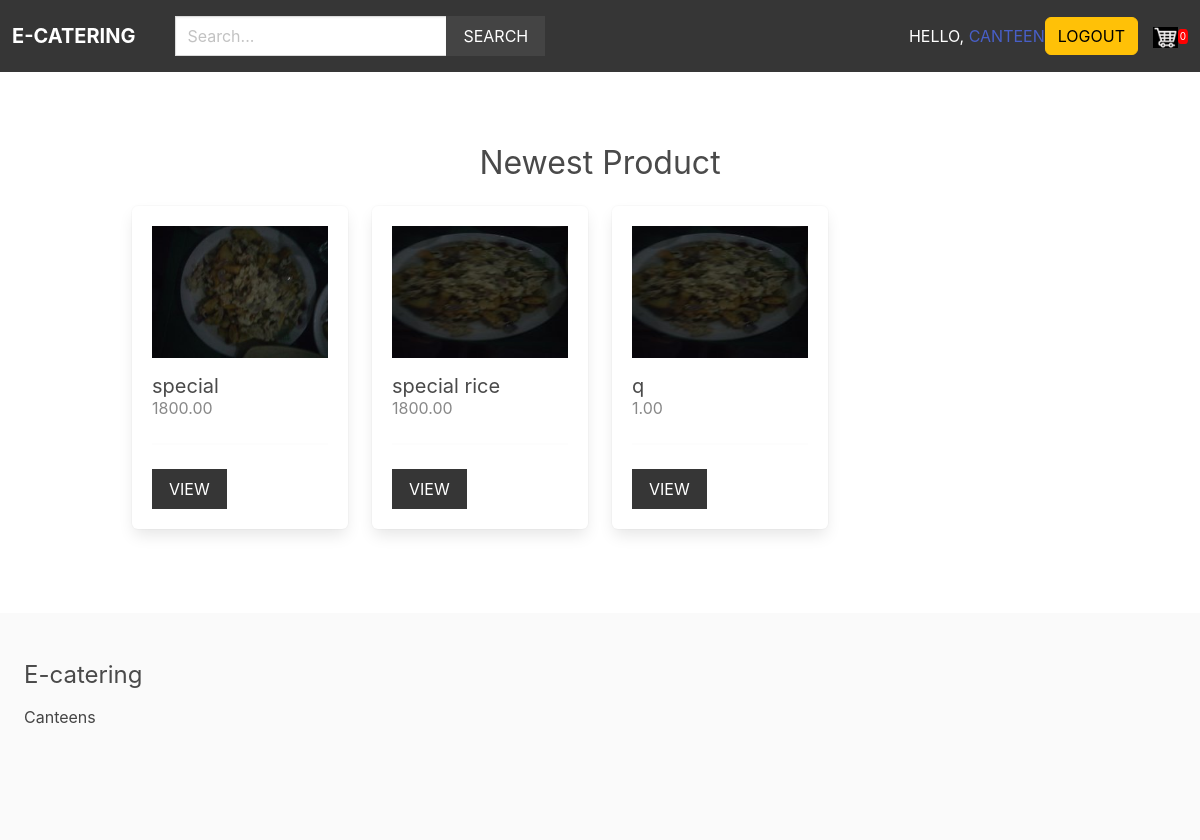
Screenshot of / (signed in) with the database file from the repository.
### apps/product/models.py (models this page shows, shortened)
class Product(models.Model):
    category = models.ForeignKey(Category, related_name='products', on_delete=models.CASCADE)
    canteen = models.ForeignKey(Canteen , related_name='products', on_delete=models.CASCADE)
    title = models.CharField(max_length=250)
    slug = models.SlugField(max_length=250)
    description = models.TextField(null=True, blank=True)
    price = models.DecimalField(max_digits=6, decimal_places=2)
    date_added = models.DateTimeField(auto_now_add=True)
    image = models.ImageField(upload_to='uploads/', blank=True, null=True)
    thumbnail = models.ImageField(upload_to='uploads/', blank=True, null=True)
    class Meta:
        ordering = ['-date_added']
    def get_thumbnail(self):
        if self.thumbnail:
            return self.thumbnail.url

### apps/core/views.py (the view)
# urls.py: path('', views.frontpage, name='frontpage'),
@login_required(login_url='logins')
def frontpage(request):
    newest_products = Product.objects.all()[0:8]
    return render(request, 'core/frontpage.html', {'newest_products': newest_products})

### apps/cart/cart.py (called while the page is built)
    def __len__(self):
        return sum(item['quantity'] for item in self.cart.values())

### apps/cart/context_processors.py (called while the page is built)
def cart(request):
    return {'cart': Cart(request)}

### apps/product/context_processors.py (called while the page is built)
def menu_categories(request):
    categories = Category.objects.all()
    return {'menu_categories': categories}

### apps/core/templates/core/frontpage.html (shortened to what this page needs)
{% extends 'core/index.html' %}
{% block content %}
    <div class = "columns is-multiline mb-5" >
        <div class = "column is-12 has-text-centered mt-5 mt-5" >
            <h2 class = "is-size-3"> Newest Product </h2>
        </div>
        {% for product in newest_products %}
            {% include 'product/parts/list_item.html' %}
        {% endfor %}
    </div>
{% endblock %}

### apps/core/templates/core/index.html (shortened to what this page needs)
{% load static %}
<!DOCTYPE html>
<html lang="en">
    <head>
        <link href="https://cdn.jsdelivr.net/npm/bootstrap@5.2.0-beta1/dist/css/bootstrap.min.css" rel="stylesheet">
        <link rel="stylesheet" href="https://cdn.jsdelivr.net/npm/bulma@0.9.1/css/bulma.min.css">
        <link rel="stylesheet" href="{% static 'styles/main.css' %}">
    </head>
    <body>
        {% if user.is_authenticated %}
            <nav class="navbar is-dark">
                <div class="navbar-brand">
                    <a href="/" class="navbar-item"><strong>E-catering</strong></a>
                </div>
                <div class="navbar-menu" id="main-navbar">
                    <div class="navbar-start">
                        <div class="navbar-item">
                            <form method="get" action="{% url 'search' %}">
                                <div class="field has-addons">
                                    <div class="control">
                                        <input type="text" class="input" placeholder="Search..." name="query">
                                    </div>
                                    <div class="control">
                                        <button class="button is-dark is-uppercase">Search</button>
                                    </div>
                                </div>
                            </form>
                        </div>
                    </div>
                    <div class="navbar-end">
                    <div class="navbar-item">
                        <span class="hell0-msg"> Hello, <a href="{% url 'uses' %}"> {{ request.user }} </a> </span>
                        <span><a href="{% url 'logouts' %}" class="btn btn-warning">Logout</a></span>
                        <a href="{% url 'cart' %}">
                          <img id="cart-icon" src="{% static 'images/cart.png' %}">
                        </a>
                        <p id="cart-total">{% if cart %}{{ cart | length }} {% else %} 0 {% endif %}</p>
                    </div>
                    </div>
                </div>
            </nav>
        {% endif %}
        <section class="section">
            <div class="container">
                {% block content %}
                {% endblock %}
            </div>
        </section>
        <footer class="footer">
            <h3 class="is-size-4 mb-4"> E-catering</h3>
            <a href="{% url 'canteens' %}"> Canteens</a>
        </footer>
    </body>
</html>

### apps/product/templates/product/parts/list_item.html (shortened to what this page needs)
{% if user.is_authenticated %}
    <div class="column is-3 product-list-item">
        <div class="box">
            <figure class="image is-4by3 mb-4">
                <img src="{{ product.get_thumbnail }}">
            </figure>
            <h2 class="subtitle">{{ product.title }}</h2>
            <h3 class="price is-size-6 mb-4">{{ product.price }}</h3>
            <hr>
            <a href="{% url 'product' product.category.slug product.slug %}" class="button is-dark is-uppercase">View</a>
        </div>
    </div>
{% endif %}

### static/styles/main.css (style rules this page uses)
.navbar { text-transform: uppercase; }
.navbar .is-dark { background: #444; }
.footer a { margin-bottom: 15px; display: inline-block; color: #444; }
.input, .button { border-radius: 0; }
.product-list-item .box .subtitle { margin-bottom: 0; }
.product-list-item .box .price { color: #888; }
#cart-icon { width:25px; display: inline-block; margin-left: 15px; }
#cart-total { display: inline-block; text-align: center; color:#fff; background-color: red; width: 10px; height: 15px; border-radius: 30%; font-size: 10px; }

### rows the page displays
Product: get_thumbnail (picture), title "special", price "1800.00"
Product: get_thumbnail (picture), title "special rice", price "1800.00"
Product: get_thumbnail (picture), title "q", price "1.00"

### other values shown
{{ request.user }} "CANTEEN"
